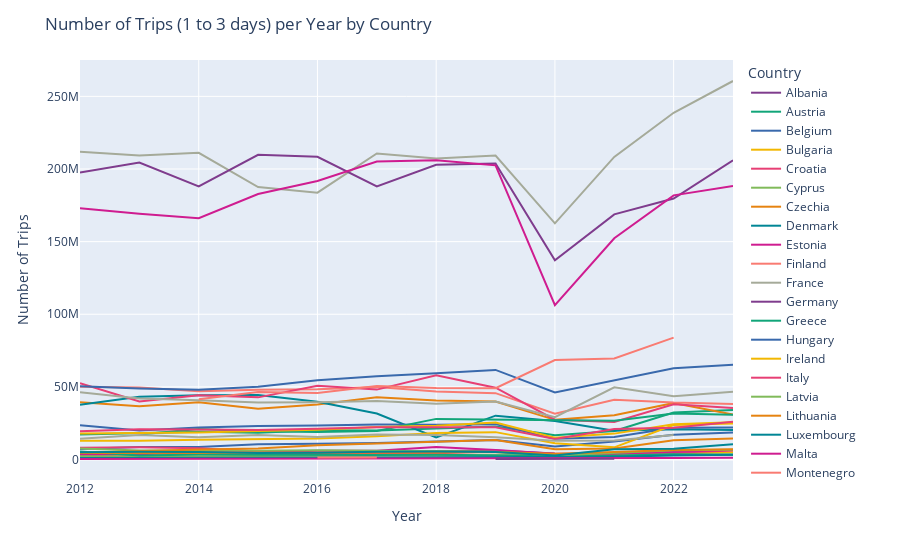

Source (notebook cell):
### Code cell
# Plot the line graph
fig = px.line(final_1to3_df, x='Year', y='NumTrips', color='Country', color_discrete_sequence = px.colors.qualitative.Bold)
fig.update_layout(title='Number of Trips (1 to 3 days) per Year by Country',
                  xaxis_title='Year',
                  yaxis_title='Number of Trips',
                  legend_title='Country')

### Figure 1 — Plotly figure (JSON) as saved in the notebook; plotly's stock layout.template omitted (floating-point values rounded to 4 significant figures)
{"data": [{"hovertemplate": "Country=Albania<br>Year=%{x}<br>NumTrips=%{y}<extra></extra>", "legendgroup": "Albania", "line": {"color": "rgb(127, 60, 141)", "dash": "solid"}, "marker": {"symbol": "circle"}, "mode": "lines", "name": "Albania", "orientation": "v", "showlegend": true, "type": "scatter", "x": [2017, 2019, 2020], "xaxis": "x", "y": [5379626, 6200598, 4099442], "yaxis": "y"}, {"hovertemplate": "Country=Austria<br>Year=%{x}<br>NumTrips=%{y}<extra></extra>", "legendgroup": "Austria", "line": {"color": "rgb(17, 165, 121)", "dash": "solid"}, "marker": {"symbol": "circle"}, "mode": "lines", "name": "Austria", "orientation": "v", "showlegend": true, "type": "scatter", "x": [2012, 2013, 2014, 2015, 2016, 2017, 2018, 2019, 2020, 2021, 2022, 2023], "xaxis": "x", "y": [17190732, 18076427, 19118558, 18369282, 20200258, 19971781, 21296198, 22647718, 16633301, 19652161, 32392048, 34035975], "yaxis": "y"}, {"hovertemplate": "Country=Belgium<br>Year=%{x}<br>NumTrips=%{y}<extra></extra>", "legendgroup": "Belgium", "line": {"color": "rgb(57, 105, 172)", "dash": "solid"}, "marker": {"symbol": "circle"}, "mode": "lines", "name": "Belgium", "orientation": "v", "showlegend": true, "type": "scatter", "x": [2012, 2013, 2014, 2015, 2016, 2017, 2018, 2019, 2020, 2021, 2022, 2023], "xaxis": "x", "y": [7293204, 8590258, 8641362, 10537338, 10884918, 11346398, 12413577, 13415737, 8890089, 12457170, 17067507, 18662123], "yaxis": "y"}, {"hovertemplate": "Country=Bulgaria<br>Year=%{x}<br>NumTrips=%{y}<extra></extra>", "legendgroup": "Bulgaria", "line": {"color": "rgb(242, 183, 1)", "dash": "solid"}, "marker": {"symbol": "circle"}, "mode": "lines", "name": "Bulgaria", "orientation": "v", "showlegend": true, "type": "scatter", "x": [2012, 2013, 2014, 2015, 2016, 2017, 2018, 2019, 2020, 2021, 2022, 2023], "xaxis": "x", "y": [4153064, 4079458, 4091590, 3110484, 3492038, 5830594, 5239019, 5103798, 2573735, 3505604, 4530378, 5030176], "yaxis": "y"}, {"hovertemplate": "Country=Croatia<br>Year=%{x}<br>NumTrips=%{y}<extra></extra>", "legendgroup": "Croatia", "line": {"color": "rgb(231, 63, 116)", "dash": "solid"}, "marker": {"symbol": "circle"}, "mode": "lines", "name": "Croatia", "orientation": "v", "showlegend": true, "type": "scatter", "x": [2012, 2013, 2014, 2015, 2016, 2017, 2018, 2019, 2020, 2021, 2022, 2023], "xaxis": "x", "y": [8164769, 8380390, 7780181, 5557496, 3918266, 3983173, 4383652, 5497594, 3126446, 3750943, 4691550, 6169712], "yaxis": "y"}, {"hovertemplate": "Country=Cyprus<br>Year=%{x}<br>NumTrips=%{y}<extra></extra>", "legendgroup": "Cyprus", "line": {"color": "rgb(128, 186, 90)", "dash": "solid"}, "marker": {"symbol": "circle"}, "mode": "lines", "name": "Cyprus", "orientation": "v", "showlegend": true, "type": "scatter", "x": [2012, 2013, 2014, 2015, 2016, 2017, 2018, 2019, 2020, 2021, 2022, 2023], "xaxis": "x", "y": [2464984, 2102890, 2222180, 2479131, 2595099, 2804740, 3169571, 3333349, 3138196, 3382251, 3431054, 3532961], "yaxis": "y"}, {"hovertemplate": "Country=Czechia<br>Year=%{x}<br>NumTrips=%{y}<extra></extra>", "legendgroup": "Czechia", "line": {"color": "rgb(230, 131, 16)", "dash": "solid"}, "marker": {"symbol": "circle"}, "mode": "lines", "name": "Czechia", "orientation": "v", "showlegend": true, "type": "scatter", "x": [2012, 2013, 2014, 2015, 2016, 2017, 2018, 2019, 2020, 2021, 2022, 2023], "xaxis": "x", "y": [39358817, 36652522, 39417948, 34882286, 37955662, 42780786, 40602322, 39940576, 27296620, 30469827, 38848150, 30890965], "yaxis": "y"}, {"hovertemplate": "Country=Denmark<br>Year=%{x}<br>NumTrips=%{y}<extra></extra>", "legendgroup": "Denmark", "line": {"color": "rgb(0, 134, 149)", "dash": "solid"}, "marker": {"symbol": "circle"}, "mode": "lines", "name": "Denmark", "orientation": "v", "showlegend": true, "type": "scatter", "x": [2012, 2013, 2014, 2015, 2016, 2017, 2018, 2019, 2020, 2021, 2022, 2023], "xaxis": "x", "y": [37740306, 43141570, 44221542, 44428758, 39816414, 31637274, 15173188, 30186448, 26450390, 19863423, 20873415, 20377553], "yaxis": "y"}, {"hovertemplate": "Country=Estonia<br>Year=%{x}<br>NumTrips=%{y}<extra></extra>", "legendgroup": "Estonia", "line": {"color": "rgb(207, 28, 144)", "dash": "solid"}, "marker": {"symbol": "circle"}, "mode": "lines", "name": "Estonia", "orientation": "v", "showlegend": true, "type": "scatter", "x": [2012, 2013, 2014, 2015, 2016, 2017, 2018, 2019, 2020, 2021, 2022, 2023], "xaxis": "x", "y": [3626569, 3563588, 5066574, 5031664, 5985101, 6037544, 8660994, 6628667, 3960126, 3935816, 5430178, 6596043], "yaxis": "y"}, {"hovertemplate": "Country=Finland<br>Year=%{x}<br>NumTrips=%{y}<extra></extra>", "legendgroup": "Finland", "line": {"color": "rgb(249, 123, 114)", "dash": "solid"}, "marker": {"symbol": "circle"}, "mode": "lines", "name": "Finland", "orientation": "v", "showlegend": true, "type": "scatter", "x": [2012, 2013, 2014, 2015, 2016, 2017, 2018, 2019, 2020, 2021, 2022, 2023], "xaxis": "x", "y": [50041364, 49602762, 46921684, 48084404, 48368154, 49912080, 46820378, 45688830, 31508969, 41151908, 39172276, 38207813], "yaxis": "y"}, {"hovertemplate": "Country=France<br>Year=%{x}<br>NumTrips=%{y}<extra></extra>", "legendgroup": "France", "line": {"color": "rgb(165, 170, 153)", "dash": "solid"}, "marker": {"symbol": "circle"}, "mode": "lines", "name": "France", "orientation": "v", "showlegend": true, "type": "scatter", "x": [2012, 2013, 2014, 2015, 2016, 2017, 2018, 2019, 2020, 2021, 2022, 2023], "xaxis": "x", "y": [211898454, 209307701, 211112676, 187561805, 183726936, 210656722, 207281188, 209231312, 162587544, 208328003, 238679035, 260577480], "yaxis": "y"}, {"hovertemplate": "Country=Germany<br>Year=%{x}<br>NumTrips=%{y}<extra></extra>", "legendgroup": "Germany", "line": {"color": "rgb(127, 60, 141)", "dash": "solid"}, "marker": {"symbol": "circle"}, "mode": "lines", "name": "Germany", "orientation": "v", "showlegend": true, "type": "scatter", "x": [2012, 2013, 2014, 2015, 2016, 2017, 2018, 2019, 2020, 2021, 2022, 2023], "xaxis": "x", "y": [197569441, 204502460, 188059194, 209777119, 208397380, 187976936, 202895263, 203846446, 137082517, 168763795, 179623303, 206032504], "yaxis": "y"}, {"hovertemplate": "Country=Greece<br>Year=%{x}<br>NumTrips=%{y}<extra></extra>", "legendgroup": "Greece", "line": {"color": "rgb(17, 165, 121)", "dash": "solid"}, "marker": {"symbol": "circle"}, "mode": "lines", "name": "Greece", "orientation": "v", "showlegend": true, "type": "scatter", "x": [2012, 2013, 2014, 2015, 2016, 2017, 2018, 2019, 2020, 2021, 2022, 2023], "xaxis": "x", "y": [5498509, 2850124, 3387856, 3159494, 2866174, 3140244, 3360659, 2915990, 2483772, 2634496, 3689073, 3363566], "yaxis": "y"}, {"hovertemplate": "Country=Hungary<br>Year=%{x}<br>NumTrips=%{y}<extra></extra>", "legendgroup": "Hungary", "line": {"color": "rgb(57, 105, 172)", "dash": "solid"}, "marker": {"symbol": "circle"}, "mode": "lines", "name": "Hungary", "orientation": "v", "showlegend": true, "type": "scatter", "x": [2012, 2013, 2014, 2015, 2016, 2017, 2018, 2019, 2020, 2021, 2022, 2023], "xaxis": "x", "y": [23644638, 19922818, 22067002, 23084184, 23401986, 24087278, 23913664, 24350810, 14257658, 15431544, 21818547, 22013466], "yaxis": "y"}, {"hovertemplate": "Country=Ireland<br>Year=%{x}<br>NumTrips=%{y}<extra></extra>", "legendgroup": "Ireland", "line": {"color": "rgb(242, 183, 1)", "dash": "solid"}, "marker": {"symbol": "circle"}, "mode": "lines", "name": "Ireland", "orientation": "v", "showlegend": true, "type": "scatter", "x": [2012, 2013, 2014, 2015, 2016, 2017, 2018, 2019, 2020, 2021, 2022, 2023], "xaxis": "x", "y": [12860660, 12934389, 13580632, 13970956, 14456142, 16025841, 18176324, 18850048, 11271949, 8383431, 23770223, 24788921], "yaxis": "y"}, {"hovertemplate": "Country=Italy<br>Year=%{x}<br>NumTrips=%{y}<extra></extra>", "legendgroup": "Italy", "line": {"color": "rgb(231, 63, 116)", "dash": "solid"}, "marker": {"symbol": "circle"}, "mode": "lines", "name": "Italy", "orientation": "v", "showlegend": true, "type": "scatter", "x": [2012, 2013, 2014, 2015, 2016, 2017, 2018, 2019, 2020, 2021, 2022, 2023], "xaxis": "x", "y": [52572645, 39995388, 44269228, 42785208, 50849096, 48121376, 58014487, 49408166, 27438885, 25825717, 38103544, 35390561], "yaxis": "y"}, {"hovertemplate": "Country=Latvia<br>Year=%{x}<br>NumTrips=%{y}<extra></extra>", "legendgroup": "Latvia", "line": {"color": "rgb(128, 186, 90)", "dash": "solid"}, "marker": {"symbol": "circle"}, "mode": "lines", "name": "Latvia", "orientation": "v", "showlegend": true, "type": "scatter", "x": [2012, 2013, 2014, 2015, 2016, 2017, 2018, 2019, 2020, 2021, 2022, 2023], "xaxis": "x", "y": [7544396, 6199708, 6288010, 6086187, 6447824, 6169961, 5607772, 5362744, 2730416, 4486321, 6456022, 6797357], "yaxis": "y"}, {"hovertemplate": "Country=Lithuania<br>Year=%{x}<br>NumTrips=%{y}<extra></extra>", "legendgroup": "Lithuania", "line": {"color": "rgb(230, 131, 16)", "dash": "solid"}, "marker": {"symbol": "circle"}, "mode": "lines", "name": "Lithuania", "orientation": "v", "showlegend": true, "type": "scatter", "x": [2012, 2013, 2014, 2015, 2016, 2017, 2018, 2019, 2020, 2021, 2022, 2023], "xaxis": "x", "y": [4476082, 4442466, 4579454, 4679412, 4554336, 4501057, 4760094, 5126264, 3986782, 5157234, 6491791, 7122567], "yaxis": "y"}, {"hovertemplate": "Country=Luxembourg<br>Year=%{x}<br>NumTrips=%{y}<extra></extra>", "legendgroup": "Luxembourg", "line": {"color": "rgb(0, 134, 149)", "dash": "solid"}, "marker": {"symbol": "circle"}, "mode": "lines", "name": "Luxembourg", "orientation": "v", "showlegend": true, "type": "scatter", "x": [2012, 2013, 2014, 2015, 2016, 2017, 2018, 2019, 2020, 2021, 2022, 2023], "xaxis": "x", "y": [1029958, 1079156, 1247174, 1129081, 930394, 1436650, 1577144, 1688553, 1562324, 1902492, 2777400, 3241549], "yaxis": "y"}, {"hovertemplate": "Country=Malta<br>Year=%{x}<br>NumTrips=%{y}<extra></extra>", "legendgroup": "Malta", "line": {"color": "rgb(207, 28, 144)", "dash": "solid"}, "marker": {"symbol": "circle"}, "mode": "lines", "name": "Malta", "orientation": "v", "showlegend": true, "type": "scatter", "x": [2012, 2013, 2014, 2015, 2016, 2017, 2018, 2019, 2020, 2021, 2022, 2023], "xaxis": "x", "y": [424952, 446922, 445934, 467222, 663018, 626140, 640810, 667298, 711531, 774044, 978143, 1241780], "yaxis": "y"}, {"hovertemplate": "Country=Montenegro<br>Year=%{x}<br>NumTrips=%{y}<extra></extra>", "legendgroup": "Montenegro", "line": {"color": "rgb(249, 123, 114)", "dash": "solid"}, "marker": {"symbol": "circle"}, "mode": "lines", "name": "Montenegro", "orientation": "v", "showlegend": true, "type": "scatter", "x": [2016, 2017], "xaxis": "x", "y": [1446691, 1412316], "yaxis": "y"}, {"hovertemplate": "Country=Netherlands<br>Year=%{x}<br>NumTrips=%{y}<extra></extra>", "legendgroup": "Netherlands", "line": {"color": "rgb(165, 170, 153)", "dash": "solid"}, "marker": {"symbol": "circle"}, "mode": "lines", "name": "Netherlands", "orientation": "v", "showlegend": true, "type": "scatter", "x": [2012, 2013, 2014, 2015, 2016, 2017, 2018, 2019, 2020, 2021, 2022, 2023], "xaxis": "x", "y": [46268392, 41976336, 40870459, 39241502, 39503520, 40273986, 38386571, 39919026, 29129639, 49751096, 43625985, 46581976], "yaxis": "y"}, {"hovertemplate": "Country=North Macedonia<br>Year=%{x}<br>NumTrips=%{y}<extra></extra>", "legendgroup": "North Macedonia", "line": {"color": "rgb(127, 60, 141)", "dash": "solid"}, "marker": {"symbol": "circle"}, "mode": "lines", "name": "North Macedonia", "orientation": "v", "showlegend": true, "type": "scatter", "x": [2019, 2020, 2021], "xaxis": "x", "y": [364880, 354725, 459804], "yaxis": "y"}, {"hovertemplate": "Country=Norway<br>Year=%{x}<br>NumTrips=%{y}<extra></extra>", "legendgroup": "Norway", "line": {"color": "rgb(17, 165, 121)", "dash": "solid"}, "marker": {"symbol": "circle"}, "mode": "lines", "name": "Norway", "orientation": "v", "showlegend": true, "type": "scatter", "x": [2013, 2014, 2015, 2016, 2017, 2018, 2021, 2022, 2023], "xaxis": "x", "y": [17208748, 20925990, 19428974, 19005430, 19697882, 27975884, 26684783, 31683541, 30853715], "yaxis": "y"}, {"hovertemplate": "Country=Poland<br>Year=%{x}<br>NumTrips=%{y}<extra></extra>", "legendgroup": "Poland", "line": {"color": "rgb(57, 105, 172)", "dash": "solid"}, "marker": {"symbol": "circle"}, "mode": "lines", "name": "Poland", "orientation": "v", "showlegend": true, "type": "scatter", "x": [2012, 2013, 2014, 2015, 2016, 2017, 2018, 2019, 2020, 2021, 2022, 2023], "xaxis": "x", "y": [50509564, 48910041, 48100906, 50143989, 54558433, 57359446, 59351984, 61703194, 46174376, 54356327, 62885911, 65157846], "yaxis": "y"}, {"hovertemplate": "Country=Portugal<br>Year=%{x}<br>NumTrips=%{y}<extra></extra>", "legendgroup": "Portugal", "line": {"color": "rgb(242, 183, 1)", "dash": "solid"}, "marker": {"symbol": "circle"}, "mode": "lines", "name": "Portugal", "orientation": "v", "showlegend": true, "type": "scatter", "x": [2012, 2013, 2014, 2015, 2016, 2017, 2018, 2019, 2020, 2021, 2022, 2023], "xaxis": "x", "y": [17923309, 18149998, 18586248, 19592629, 20516950, 22330363, 23218550, 25491114, 14956090, 17829551, 24196490, 25739706], "yaxis": "y"}, {"hovertemplate": "Country=Romania<br>Year=%{x}<br>NumTrips=%{y}<extra></extra>", "legendgroup": "Romania", "line": {"color": "rgb(231, 63, 116)", "dash": "solid"}, "marker": {"symbol": "circle"}, "mode": "lines", "name": "Romania", "orientation": "v", "showlegend": true, "type": "scatter", "x": [2012, 2013, 2014, 2015, 2016, 2017, 2018, 2019, 2020, 2021, 2022, 2023], "xaxis": "x", "y": [19409465, 20802199, 20663620, 20292052, 21194940, 22294564, 22274185, 22281054, 14119747, 21020684, 21949332, 26035812], "yaxis": "y"}, {"hovertemplate": "Country=Serbia<br>Year=%{x}<br>NumTrips=%{y}<extra></extra>", "legendgroup": "Serbia", "line": {"color": "rgb(128, 186, 90)", "dash": "solid"}, "marker": {"symbol": "circle"}, "mode": "lines", "name": "Serbia", "orientation": "v", "showlegend": true, "type": "scatter", "x": [2018], "xaxis": "x", "y": [1447735], "yaxis": "y"}, {"hovertemplate": "Country=Slovakia<br>Year=%{x}<br>NumTrips=%{y}<extra></extra>", "legendgroup": "Slovakia", "line": {"color": "rgb(230, 131, 16)", "dash": "solid"}, "marker": {"symbol": "circle"}, "mode": "lines", "name": "Slovakia", "orientation": "v", "showlegend": true, "type": "scatter", "x": [2012, 2013, 2014, 2015, 2016, 2017, 2018, 2019, 2020, 2021, 2022, 2023], "xaxis": "x", "y": [4644586, 5973630, 6971508, 7629592, 9878090, 10966552, 12392972, 13474694, 7043096, 7653258, 13317473, 14473376], "yaxis": "y"}, {"hovertemplate": "Country=Slovenia<br>Year=%{x}<br>NumTrips=%{y}<extra></extra>", "legendgroup": "Slovenia", "line": {"color": "rgb(0, 134, 149)", "dash": "solid"}, "marker": {"symbol": "circle"}, "mode": "lines", "name": "Slovenia", "orientation": "v", "showlegend": true, "type": "scatter", "x": [2012, 2013, 2014, 2015, 2016, 2017, 2018, 2019, 2020, 2021, 2022, 2023], "xaxis": "x", "y": [4980882, 5353652, 5159688, 4450890, 4645385, 5387593, 5508174, 5134341, 2845349, 7092661, 7333334, 10581279], "yaxis": "y"}, {"hovertemplate": "Country=Spain<br>Year=%{x}<br>NumTrips=%{y}<extra></extra>", "legendgroup": "Spain", "line": {"color": "rgb(207, 28, 144)", "dash": "solid"}, "marker": {"symbol": "circle"}, "mode": "lines", "name": "Spain", "orientation": "v", "showlegend": true, "type": "scatter", "x": [2012, 2013, 2014, 2015, 2016, 2017, 2018, 2019, 2020, 2021, 2022, 2023], "xaxis": "x", "y": [172906412, 169228071, 166173398, 182735946, 191700370, 205115045, 206016118, 202526412, 106273183, 152321287, 181873358, 188269205], "yaxis": "y"}, {"hovertemplate": "Country=Sweden<br>Year=%{x}<br>NumTrips=%{y}<extra></extra>", "legendgroup": "Sweden", "line": {"color": "rgb(249, 123, 114)", "dash": "solid"}, "marker": {"symbol": "circle"}, "mode": "lines", "name": "Sweden", "orientation": "v", "showlegend": true, "type": "scatter", "x": [2014, 2015, 2016, 2017, 2018, 2019, 2020, 2021, 2022], "xaxis": "x", "y": [41529222, 46509970, 45853935, 50592167, 49165554, 49095746, 68482359, 69505105, 83876893], "yaxis": "y"}, {"hovertemplate": "Country=Switzerland<br>Year=%{x}<br>NumTrips=%{y}<extra></extra>", "legendgroup": "Switzerland", "line": {"color": "rgb(165, 170, 153)", "dash": "solid"}, "marker": {"symbol": "circle"}, "mode": "lines", "name": "Switzerland", "orientation": "v", "showlegend": true, "type": "scatter", "x": [2012, 2013, 2014, 2015, 2016, 2017, 2018, 2019, 2020, 2021, 2022], "xaxis": "x", "y": [14259250, 16873834, 15275751, 16839109, 15551611, 17195525, 16834680, 15399306, 12913262, 13027225, 16807529], "yaxis": "y"}], "layout": {"legend": {"title": {"text": "Country"}, "tracegroupgap": 0}, "margin": {"t": 60}, "title": {"text": "Number of Trips (1 to 3 days) per Year by Country"}, "xaxis": {"anchor": "y", "domain": [0, 1], "title": {"text": "Year"}}, "yaxis": {"anchor": "x", "domain": [0, 1], "title": {"text": "Number of Trips"}}}}
